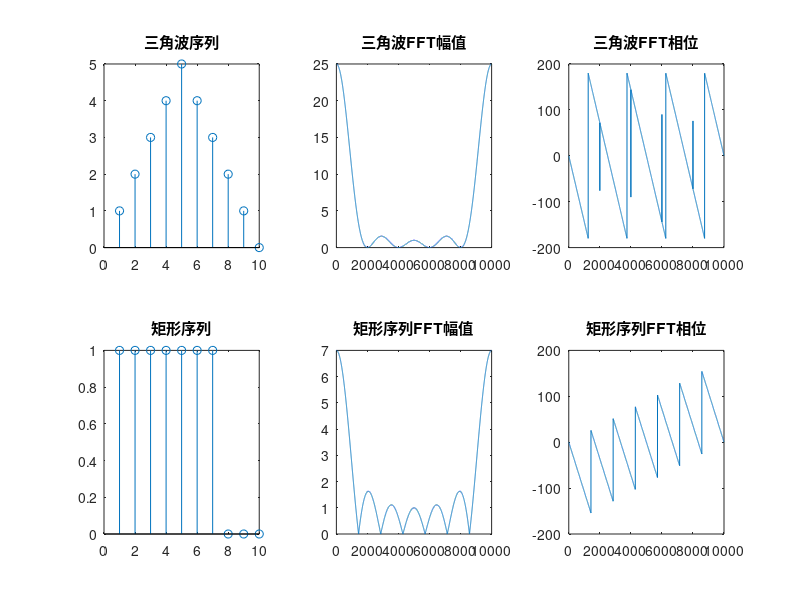

Here is the MATLAB script that generated this plot:
%% 通过 FFT 分析以下离散时间序列，并在绘图窗口绘制幅度谱和相位谱。
clc; clear; close all;
x = zeros(1, 10);
y = zeros(1, 10);
n = 1:10000;
% 三角波序列
x(1:5) = 1:5;
x(6:9) = 4:-1:1;

% 绘制三角波序列及其FFT
subplot(2, 3, 1);
stem(x);
title('三角波序列');

x1 = fft(x, 10000);
subplot(2, 3, 2);
plot(n, abs(x1));
title('三角波FFT幅值');
subplot(2, 3, 3);
plot(n, 180 / pi * angle(x1));
title('三角波FFT相位');

% 生成矩形序列
y(1:7) = 1;

% 绘制矩形序列及其FFT
subplot(2, 3, 4);
stem(y);
title('矩形序列');

y1 = fft(y, 10000);
subplot(2, 3, 5);
plot(n, abs(y1));
title('矩形序列FFT幅值');
subplot(2, 3, 6);
plot(n, 180 / pi * angle(y1));
title('矩形序列FFT相位');
